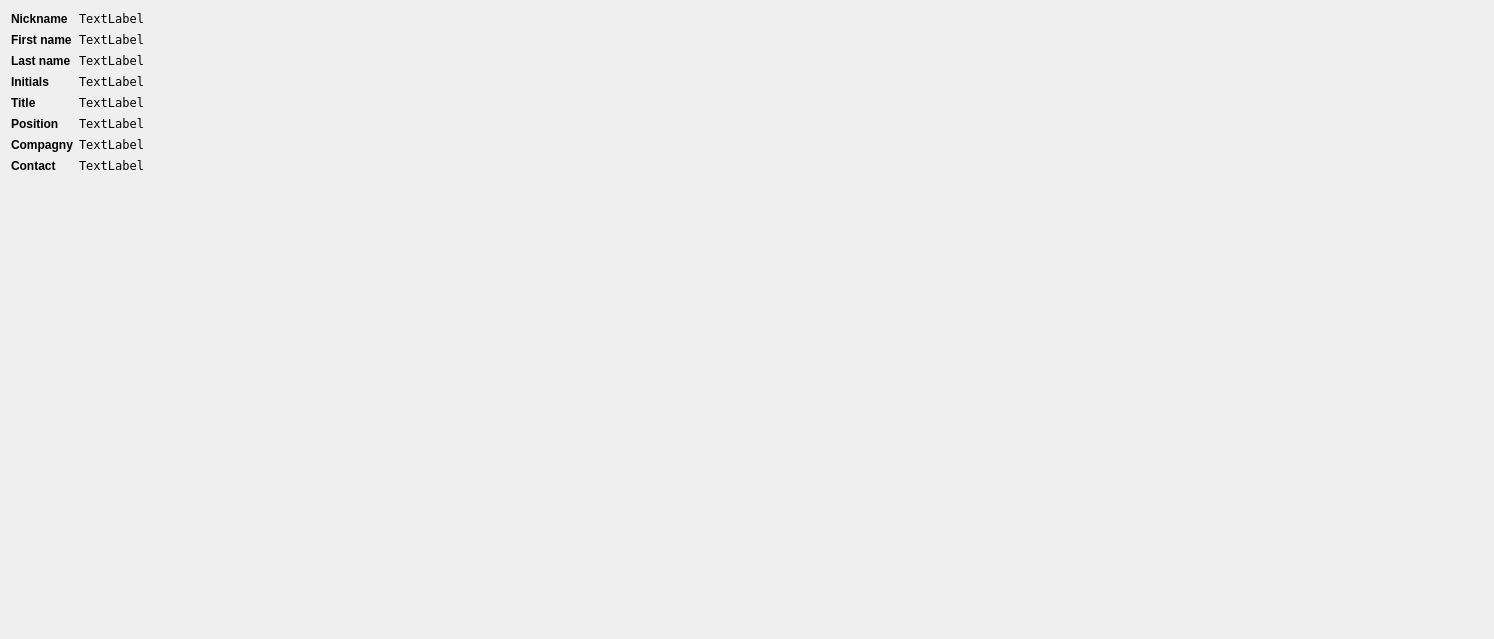
                                 <widget class="QWidget" name="scrollAreaWidgetContentsNfoKraAuthor">
                                  <property name="geometry">
                                   <rect>
                                    <x>0</x>
                                    <y>0</y>
                                    <width>1494</width>
                                    <height>639</height>
                                   </rect>
                                  </property>
                                  <layout class="QFormLayout" name="formLayout">
                                   <property name="verticalSpacing">
                                    <number>6</number>
                                   </property>
                                   <item row="0" column="0">
                                    <widget class="QLabel" name="label_14">
                                     <property name="font">
                                      <font>
                                       <weight>75</weight>
                                       <bold>true</bold>
                                      </font>
                                     </property>
                                     <property name="text">
                                      <string>Nickname</string>
                                     </property>
                                    </widget>
                                   </item>
                                   <item row="0" column="1">
                                    <widget class="QLabel" name="lblKraAuthorNickname">
                                     <property name="font">
                                      <font>
                                       <family>DejaVu Sans Mono</family>
                                      </font>
                                     </property>
                                     <property name="text">
                                      <string>TextLabel</string>
                                     </property>
                                    </widget>
                                   </item>
                                   <item row="1" column="0">
                                    <widget class="QLabel" name="label_16">
                                     <property name="font">
                                      <font>
                                       <weight>75</weight>
                                       <bold>true</bold>
                                      </font>
                                     </property>
                                     <property name="text">
                                      <string>First name</string>
                                     </property>
                                    </widget>
                                   </item>
                                   <item row="1" column="1">
                                    <widget class="QLabel" name="lblKraAuthorFName">
                                     <property name="font">
                                      <font>
                                       <family>DejaVu Sans Mono</family>
                                      </font>
                                     </property>
                                     <property name="text">
                                      <string>TextLabel</string>
                                     </property>
                                    </widget>
                                   </item>
                                   <item row="2" column="0">
                                    <widget class="QLabel" name="label_18">
                                     <property name="font">
                                      <font>
                                       <weight>75</weight>
                                       <bold>true</bold>
                                      </font>
                                     </property>
                                     <property name="text">
                                      <string>Last name</string>
                                     </property>
                                    </widget>
                                   </item>
                                   <item row="2" column="1">
                                    <widget class="QLabel" name="lblKraAuthorLName">
                                     <property name="font">
                                      <font>
                                       <family>DejaVu Sans Mono</family>
                                      </font>
                                     </property>
                                     <property name="text">
                                      <string>TextLabel</string>
                                     </property>
                                    </widget>
                                   </item>
                                   <item row="3" column="0">
                                    <widget class="QLabel" name="label_20">
                                     <property name="font">
                                      <font>
                                       <weight>75</weight>
                                       <bold>true</bold>
                                      </font>
                                     </property>
                                     <property name="text">
                                      <string>Initials</string>
                                     </property>
                                    </widget>
                                   </item>
                                   <item row="4" column="0">
                                    <widget class="QLabel" name="label_21">
                                     <property name="font">
                                      <font>
                                       <weight>75</weight>
                                       <bold>true</bold>
                                      </font>
                                     </property>
                                     <property name="text">
                                      <string>Title</string>
                                     </property>
                                    </widget>
                                   </item>
                                   <item row="3" column="1">
                                    <widget class="QLabel" name="lblKraAuthorInitials">
                                     <property name="font">
                                      <font>
                                       <family>DejaVu Sans Mono</family>
                                      </font>
                                     </property>
                                     <property name="text">
                                      <string>TextLabel</string>
                                     </property>
                                    </widget>
                                   </item>
                                   <item row="4" column="1">
                                    <widget class="QLabel" name="lblKraAuthorTitle">
                                     <property name="font">
                                      <font>
                                       <family>DejaVu Sans Mono</family>
                                      </font>
                                     </property>
                                     <property name="text">
                                      <string>TextLabel</string>
                                     </property>
                                    </widget>
                                   </item>
                                   <item row="5" column="0">
                                    <widget class="QLabel" name="label_24">
                                     <property name="font">
                                      <font>
                                       <weight>75</weight>
                                       <bold>true</bold>
                                      </font>
                                     </property>
                                     <property name="text">
                                      <string>Position</string>
                                     </property>
                                    </widget>
                                   </item>
                                   <item row="5" column="1">
                                    <widget class="QLabel" name="lblKraAuthorPosition">
                                     <property name="font">
                                      <font>
                                       <family>DejaVu Sans Mono</family>
                                      </font>
                                     </property>
                                     <property name="text">
                                      <string>TextLabel</string>
                                     </property>
                                    </widget>
                                   </item>
                                   <item row="6" column="0">
                                    <widget class="QLabel" name="label_26">
                                     <property name="font">
                                      <font>
                                       <weight>75</weight>
                                       <bold>true</bold>
                                      </font>
                                     </property>
                                     <property name="text">
                                      <string>Compagny</string>
                                     </property>
                                    </widget>
                                   </item>
                                   <item row="6" column="1">
                                    <widget class="QLabel" name="lblKraAuthorCompagny">
                                     <property name="font">
                                      <font>
                                       <family>DejaVu Sans Mono</family>
                                      </font>
                                     </property>
                                     <property name="text">
                                      <string>TextLabel</string>
                                     </property>
                                    </widget>
                                   </item>
                                   <item row="7" column="0">
                                    <widget class="QLabel" name="label_28">
                                     <property name="font">
                                      <font>
                                       <weight>75</weight>
                                       <bold>true</bold>
                                      </font>
                                     </property>
                                     <property name="text">
                                      <string>Contact</string>
                                     </property>
                                    </widget>
                                   </item>
                                   <item row="7" column="1">
                                    <widget class="QLabel" name="lblKraAuthorContact">
                                     <property name="font">
                                      <font>
                                       <family>DejaVu Sans Mono</family>
                                      </font>
                                     </property>
                                     <property name="text">
                                      <string>TextLabel</string>
                                     </property>
                                    </widget>
                                   </item>
                                  </layout>
                                 </widget>
